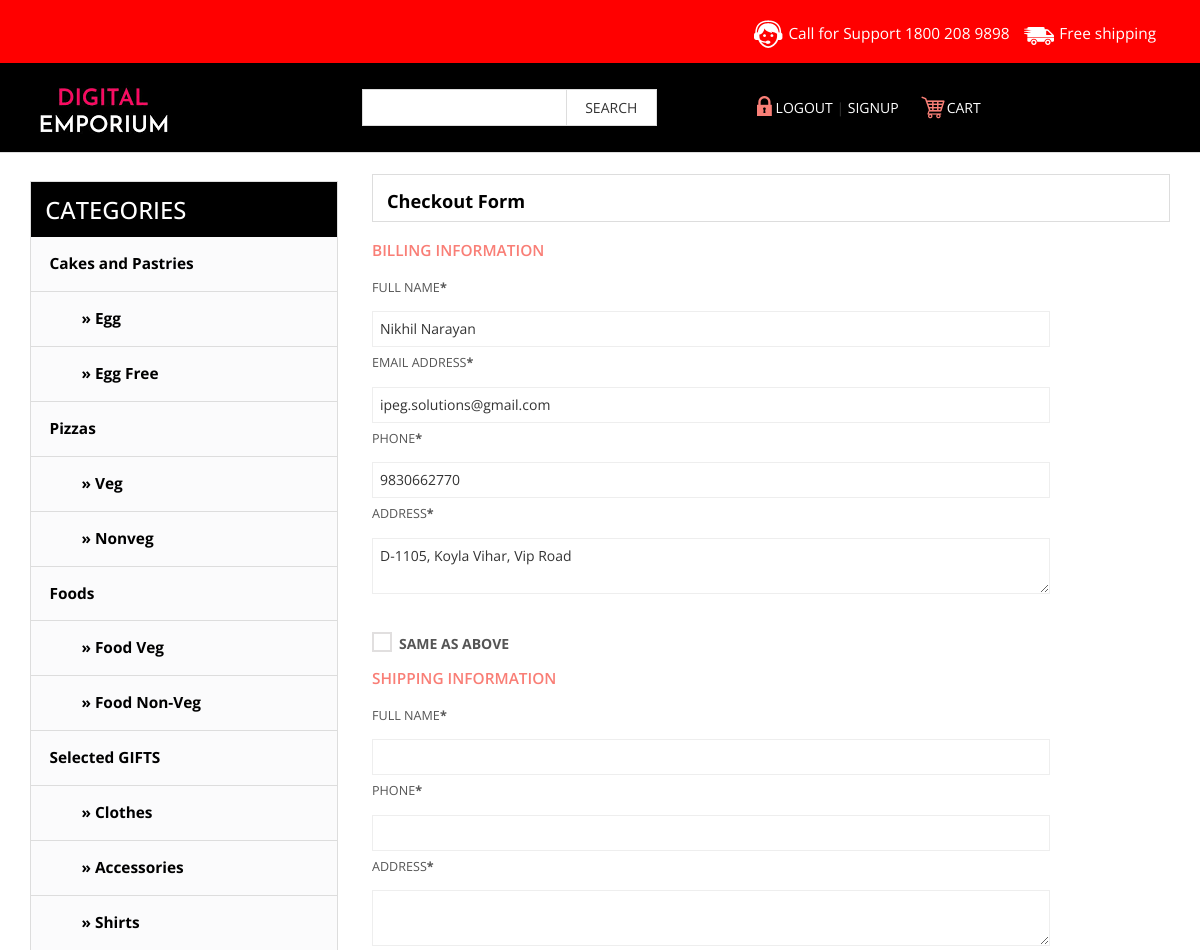
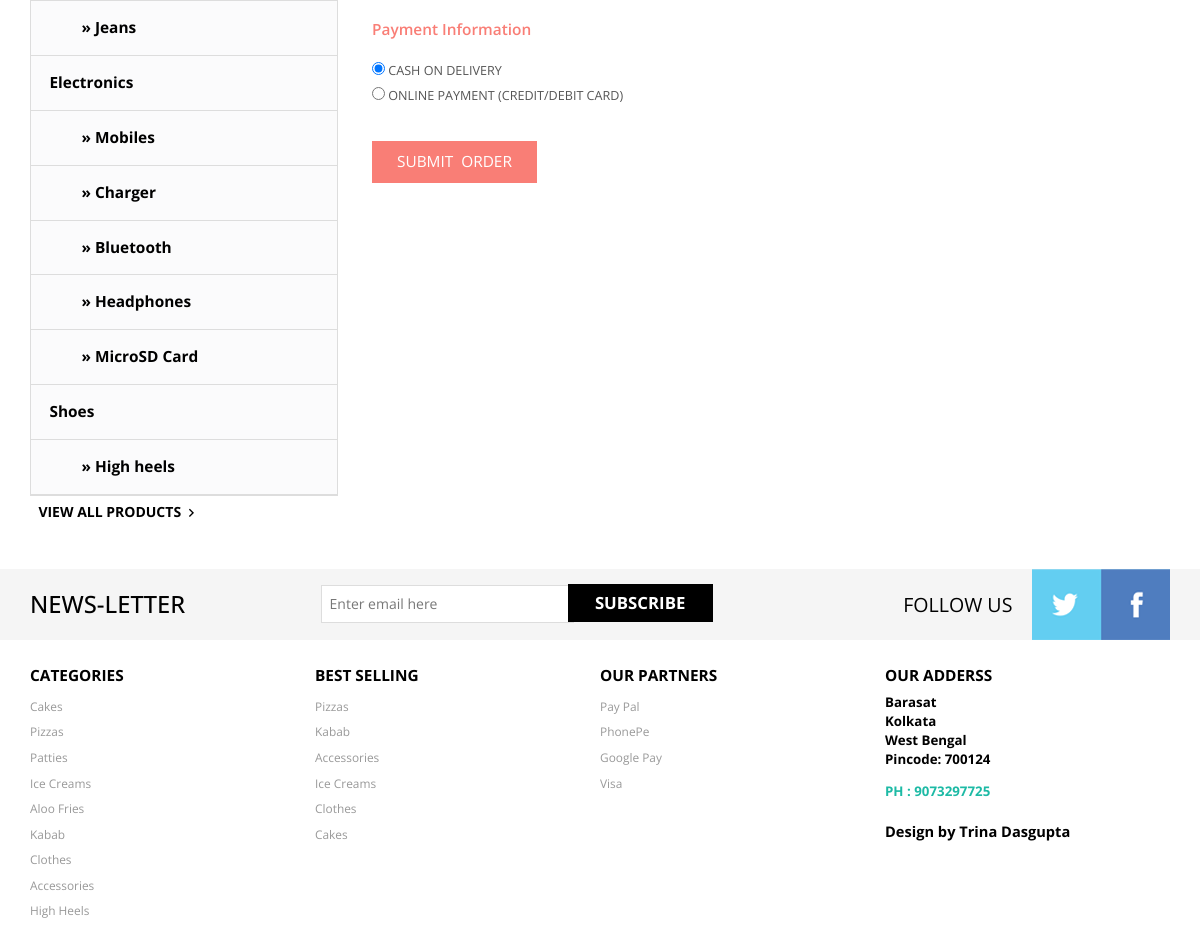
Page /checkout.php (signed in) on the committed database (2 pictures, top to bottom).
### tables this page shows
CREATE TABLE `customers` (
  `cust_id` int(11) NOT NULL,
  `cust_name` varchar(50) NOT NULL,
  `cust_email` varchar(50) NOT NULL,
  `cust_phone` varchar(20) NOT NULL,
  `cust_address` varchar(250) NOT NULL,
  `password` varchar(50) NOT NULL
);

CREATE TABLE `category` (
  `cid` int(6) NOT NULL,
  `cname` varchar(100) NOT NULL DEFAULT '',
  `parent_id` int(6) NOT NULL DEFAULT '0'
);

### www/checkout.php (the view, shortened to what this page needs)
<?php
include "lib/config.php";
include "lib/header.php";
$sql = "SELECT * FROM `customers` WHERE `cust_id` = '$_SESSION[cust_login_id]'";
$res = $db->query($sql);
$row = $res->fetch_array();
?>
   <div class="products">
	   		<h5 class="latest-product">Checkout Form</h5>
   </div>
 <div class="clearfix"> </div>
  <form name = orderForm method = post ACTION  = order.php>
	 <div class="  register-top-grid">
		<h3>BILLING INFORMATION</h3>
		<div class="mation">
			<span>Full Name<label>*</label></span>
			<input type="text" required name = "cust_name" value = "<?=$row['cust_name']?>">
			 <span>Email Address<label>*</label></span>
			 <input type="email" required  name = "cust_email" STYLE = "border: 1px solid #EEE; outline-color: #FF5B36;  width: 85%;  font-size: 1em; padding: 0.5em;  margin: 0.5em 0;" value = "<?=$row['cust_email']?>">
			<span>Phone<label>*</label></span>
			<input type="text" required name = "cust_phone" value = "<?=$row['cust_phone']?>">
			<span>Address<label>*</label></span>
			<textarea name = "cust_address" STYLE = "border: 1px solid #EEE; outline-color: #FF5B36;  width: 85%;  font-size: 1em; padding: 0.5em;  margin: 0.5em 0;"><?=$row['cust_address']?></textarea>
		</div>
		   <a class="news-letter" href="#">
			 <label class="checkbox"><input type="checkbox" name="checkbox" ONCLICK = "samify()"><i> </i>Same as above</label>
		   </a>
		<h3>SHIPPING INFORMATION</h3>
		<div class="mation">
			<span>Full Name<label>*</label></span>
			<input type="text" required name = "delivery_name">
			<span>Phone<label>*</label></span>
			<input type="text" required name = "delivery_phone">
			<span>Address<label>*</label></span>
			<textarea name = "delivery_address" STYLE = "border: 1px solid #EEE; outline-color: #FF5B36;  width: 85%;  font-size: 1em; padding: 0.5em;  margin: 0.5em 0;"></textarea>
		</div>
		 </div>
		 <div class="  register-bottom-grid">
				<h3>Payment Information</h3>
				<div class="mation">
					<span><INPUT TYPE = RADIO NAME = payment_info VALUE = cod checked> Cash on Delivery</span>
					<span><INPUT TYPE = RADIO NAME = payment_info VALUE = card> Online Payment (Credit/Debit Card)</span>
				</div>
		 </div>
	<br>
	<input type="submit" class = nikPinkButton value="submit  order">
	</form>
<?php
include "lib/footer.php";
?>

### www/lib/footer.php (shortened to what this page needs)
	   		   </div>
			   <div class="sub-cate">
				<div class=" top-nav rsidebar span_1_of_left">
					<h3 class="cate">CATEGORIES</h3>
		 <ul class="menu">
			<ul class="kid-menu ">
			<?php
			$sql = "SELECT * FROM `category` WHERE `parent_id` = '0' ";
			$res = $db->query($sql);
			while($row = $res->fetch_array())
			{
				print "<li><a href=\"products.php?cid=$row[cid]\">$row[cname]</a></li>";
				$sql2 = "SELECT * FROM `category` WHERE `parent_id` = '$row[cid]' ";
				$res2 = $db->query($sql2);
				while($row2 = $res2->fetch_array())
				{
					print "<li><a href=\"products.php?cid=$row2[cid]\"> &nbsp; &nbsp;  &nbsp; &nbsp; &raquo; $row2[cname]</a></li>";
				}
			}
			?>
			</ul>
	</ul>
					</div>
	   		     	 <a class="view-all all-product" href="index.php">VIEW ALL PRODUCTS<span> </span></a>
			</div>
		</div>
	<div class="footer">
		<div class="footer-top">
			<div class="container">
				<div class="latter">
					<h6>NEWS-LETTER</h6>
					<div class="sub-left-right">
						<form>
							<input type="text" value="Enter email here"onfocus="this.value = '';" onblur="if (this.value == '') {this.value = 'Enter email here';}" />
							<input type="submit" value="SUBSCRIBE" />
						</form>
					</div>
				</div>
				<div class="latter-right">
					<p>FOLLOW US</p>
					<ul class="face-in-to">
						<li><a href="#"><span> </span></a></li>
						<li><a href="#"><span class="facebook-in"> </span></a></li>
					</ul>
					<div class="clearfix"> </div>
				</div>
			</div>
		</div>
		<div class="footer-bottom">
			<div class="container">
				<div class="footer-bottom-cate">
					<h6>CATEGORIES</h6>
					<ul>
					<li><a href="#">Cakes</a></li>
                    <li><a href="#">Pizzas</a></li>
                    <li><a href="#"> Patties</a></li>
                    <li ><a href="#">Ice Creams</a></li>
                    <li ><a href="#">Aloo Fries</a></li>
                    <li><a href="#">Kabab</a></li>
                    <li><a href="#">Clothes</a></li>
                    <li ><a href="#">Accessories</a></li>
                    <li ><a href="#">High Heels</a></li>
					</ul>
				</div>
				<div class="footer-bottom-cate bottom-grid-cat">
					<h6>BEST SELLING</h6>
					<ul>
						<li><a href="#">Pizzas</a></li>
						<li><a href="#">Kabab</a></li>
						<li><a href="#">Accessories</a></li>
						<li ><a href="#">Ice Creams</a></li>
						<li ><a href="#">Clothes</a></li>
						<li><a href="#">Cakes</a></li>
					</ul>
				</div>
				<div class="footer-bottom-cate">
					<h6>OUR PARTNERS</h6>
					<ul>
						<li><a href="#">Pay Pal</a></li>
						<li><a href="#">PhonePe</a></li>
                        <li><a href="#">Google Pay</a></li>
                        <li><a href="#">Visa</a></li>
					</ul>
				</div>
				<div class="footer-bottom-cate cate-bottom">
					<h6>OUR ADDERSS</h6>
					<ul>
						<li>Barasat</li>
						<li>Kolkata</li>
						<li> West Bengal</li>
						<li >Pincode: 700124</li>
						<li class="phone">PH : 9073297725</li>
						<li class="temp"> <p class="footer-class">Design by Trina Dasgupta </p></li>
					</ul>
				</div>
				<div class="clearfix"> </div>
			</div>
		</div>
	</div>
</body>
</html>

### rows in the picture
customers: cust_name "Nikhil Narayan", cust_email "ipeg.solutions@gmail.com", cust_phone "9830662770", cust_address "D-1105, Koyla Vihar, Vip Road"
category: cname "Cakes and Pastries"
category: cname "Egg"
category: cname "Egg Free"
category: cname "Pizzas"
category: cname "Veg"
category: cname "Nonveg"
category: cname "Foods"
category: cname "Food Veg"
category: cname "Food Non-Veg"
category: cname "Selected GIFTS"
category: cname "Clothes"
category: cname "Accessories"
category: cname "Shirts"
category: cname "Jeans"
category: cname "Electronics"
category: cname "Mobiles"
category: cname "Charger"
category: cname "Bluetooth"
category: cname "Headphones"
category: cname "MicroSD Card"
category: cname "Shoes"
category: cname "High heels"
